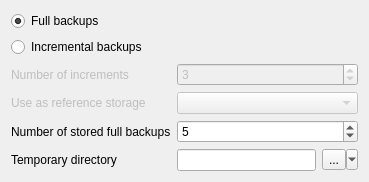
<?xml version="1.0" encoding="UTF-8"?>
<ui version="4.0">
 <class>SchemeFrame</class>
 <widget class="QWidget" name="SchemeFrame">
  <property name="geometry">
   <rect>
    <x>0</x>
    <y>0</y>
    <width>369</width>
    <height>164</height>
   </rect>
  </property>
  <property name="windowTitle">
   <string>Form</string>
  </property>
  <layout class="QFormLayout" name="formLayout">
   <item row="0" column="0">
    <widget class="QRadioButton" name="RegularRadio">
     <property name="text">
      <string>Full backups</string>
     </property>
     <property name="checked">
      <bool>true</bool>
     </property>
    </widget>
   </item>
   <item row="1" column="0">
    <widget class="QRadioButton" name="IncrementalRadio">
     <property name="text">
      <string>Incremental backups</string>
     </property>
    </widget>
   </item>
   <item row="2" column="0">
    <widget class="QLabel" name="label_4">
     <property name="enabled">
      <bool>false</bool>
     </property>
     <property name="text">
      <string>Number of increments</string>
     </property>
    </widget>
   </item>
   <item row="2" column="1">
    <widget class="QSpinBox" name="LengthChain">
     <property name="enabled">
      <bool>false</bool>
     </property>
     <property name="specialValueText">
      <string>No limit</string>
     </property>
     <property name="maximum">
      <number>1000</number>
     </property>
     <property name="value">
      <number>3</number>
     </property>
    </widget>
   </item>
   <item row="3" column="0">
    <widget class="QLabel" name="label">
     <property name="enabled">
      <bool>false</bool>
     </property>
     <property name="text">
      <string>Use as reference storage</string>
     </property>
    </widget>
   </item>
   <item row="3" column="1">
    <widget class="QComboBox" name="ReferenceStorageComboBox">
     <property name="enabled">
      <bool>false</bool>
     </property>
    </widget>
   </item>
   <item row="4" column="0">
    <widget class="QLabel" name="label_2">
     <property name="text">
      <string>Number of stored full backups</string>
     </property>
    </widget>
   </item>
   <item row="4" column="1">
    <widget class="QSpinBox" name="NumStored">
     <property name="buttonSymbols">
      <enum>QAbstractSpinBox::UpDownArrows</enum>
     </property>
     <property name="specialValueText">
      <string>No limit</string>
     </property>
     <property name="maximum">
      <number>1000</number>
     </property>
     <property name="value">
      <number>5</number>
     </property>
    </widget>
   </item>
   <item row="5" column="0">
    <widget class="QLabel" name="label_5">
     <property name="text">
      <string>Temporary directory</string>
     </property>
    </widget>
   </item>
   <item row="5" column="1">
    <layout class="QHBoxLayout" name="horizontalLayout">
     <item>
      <widget class="QLineEdit" name="TemporaryDirEdit"/>
     </item>
     <item>
      <widget class="QToolButton" name="BrowseTemporaryDirButton">
       <property name="text">
        <string>...</string>
       </property>
       <property name="popupMode">
        <enum>QToolButton::MenuButtonPopup</enum>
       </property>
       <property name="autoRaise">
        <bool>false</bool>
       </property>
      </widget>
     </item>
    </layout>
   </item>
  </layout>
  <action name="DefaultTemporaryPathAction">
   <property name="text">
    <string>Use default</string>
   </property>
   <property name="toolTip">
    <string>Use default</string>
   </property>
  </action>
 </widget>
 <resources/>
 <connections>
  <connection>
   <sender>IncrementalRadio</sender>
   <signal>toggled(bool)</signal>
   <receiver>label_4</receiver>
   <slot>setEnabled(bool)</slot>
   <hints>
    <hint type="sourcelabel">
     <x>70</x>
     <y>42</y>
    </hint>
    <hint type="destinationlabel">
     <x>48</x>
     <y>98</y>
    </hint>
   </hints>
  </connection>
  <connection>
   <sender>IncrementalRadio</sender>
   <signal>toggled(bool)</signal>
   <receiver>LengthChain</receiver>
   <slot>setEnabled(bool)</slot>
   <hints>
    <hint type="sourcelabel">
     <x>109</x>
     <y>39</y>
    </hint>
    <hint type="destinationlabel">
     <x>293</x>
     <y>93</y>
    </hint>
   </hints>
  </connection>
  <connection>
   <sender>IncrementalRadio</sender>
   <signal>toggled(bool)</signal>
   <receiver>label</receiver>
   <slot>setEnabled(bool)</slot>
   <hints>
    <hint type="sourcelabel">
     <x>61</x>
     <y>42</y>
    </hint>
    <hint type="destinationlabel">
     <x>90</x>
     <y>120</y>
    </hint>
   </hints>
  </connection>
  <connection>
   <sender>IncrementalRadio</sender>
   <signal>toggled(bool)</signal>
   <receiver>ReferenceStorageComboBox</receiver>
   <slot>setEnabled(bool)</slot>
   <hints>
    <hint type="sourcelabel">
     <x>60</x>
     <y>37</y>
    </hint>
    <hint type="destinationlabel">
     <x>312</x>
     <y>119</y>
    </hint>
   </hints>
  </connection>
 </connections>
</ui>
